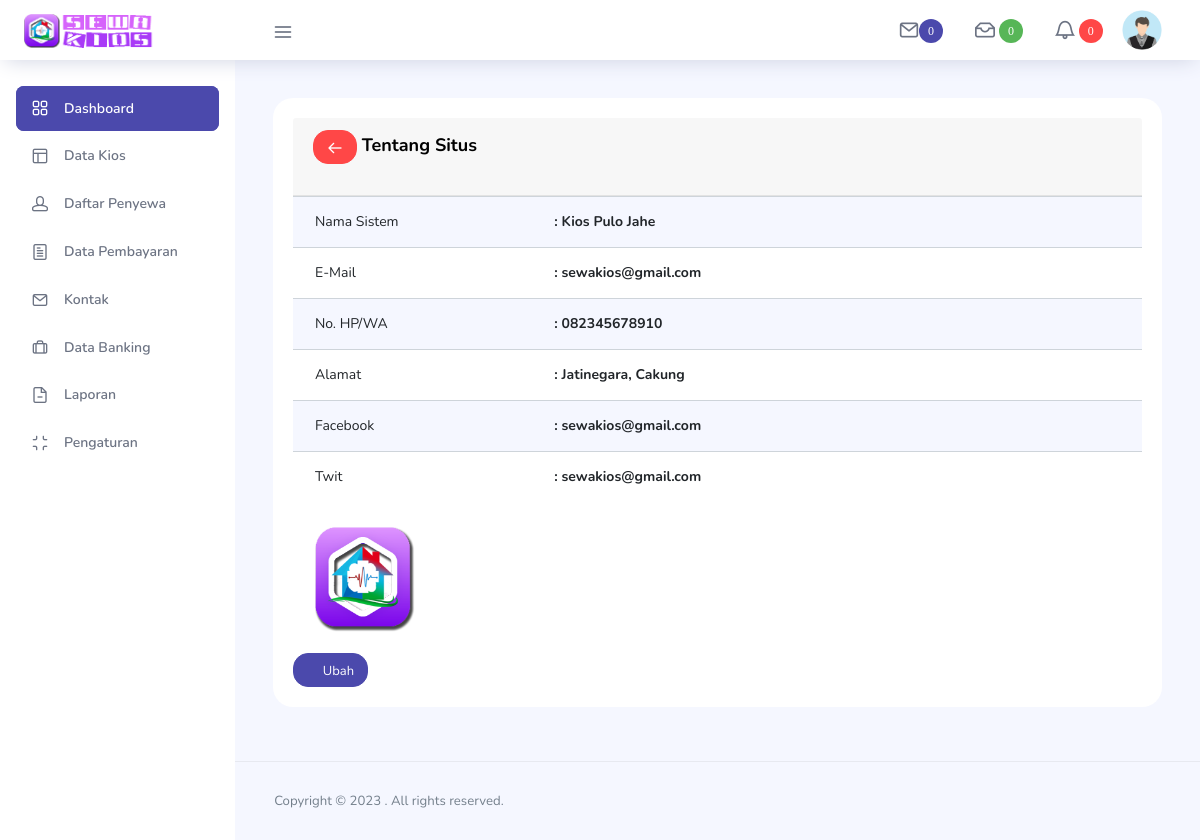
The app's page /media.php?module=setting (signed in) with its own data.
### tables this page shows
CREATE TABLE `user_admin` (
  `id_admin` int(5) NOT NULL,
  `nama` varchar(35) NOT NULL,
  `username` varchar(25) NOT NULL,
  `password` varchar(50) NOT NULL,
  `foto` varchar(30) NOT NULL,
  `akses` enum('1','2') NOT NULL DEFAULT '2'
);

CREATE TABLE `setting_web` (
  `id` int(1) NOT NULL,
  `title` varchar(50) NOT NULL,
  `keyword` varchar(50) NOT NULL,
  `email` varchar(50) NOT NULL,
  `telp` varchar(12) NOT NULL,
  `fb` varchar(35) NOT NULL,
  `twit` varchar(35) NOT NULL,
  `alamat` varchar(50) NOT NULL,
  `logo` varchar(20) NOT NULL
);

### include/akses.php (called while the page is built)
<?php
if($id_admin=$_SESSION['id_admin']){
	$query=mysqli_query($GLOBALS["___mysqli_ston"], "SELECT * FROM user_admin WHERE id_admin='$id_admin'");
	$ran=mysqli_fetch_array($query);
}
elseif ($kd_penyewa=$_SESSION['kd_penyewa']){
	$query1=mysqli_query($GLOBALS["___mysqli_ston"], "SELECT * FROM penyewa WHERE kd_penyewa='$kd_penyewa'");
	$ser=mysqli_fetch_array($query1);
}
?>

### modul/mod_setting/setting.php (the view)
<?php
$query = mysqli_query($GLOBALS["___mysqli_ston"], "SELECT * FROM setting_web");
$data  = mysqli_fetch_array($query);
?>
<div class="row">
<div class="col-md-12 stretch-card grid-margin">
<div class="card">
<div class="card-body">
                                   <div class="card-header">
<p class="card-title"><a href="media.php"><button class='btn btn-danger btn-sm '><i class="icon-arrow-left"></i></button></a> Tentang Situs</p>
                                    </div>
<div class="table-responsive">
<table class="table table-hover table-striped">
<tr>
<td width="250">Nama Sistem</td>
<td width="650"><b>: <?php echo $data['title']; ?></b></td>
</tr>
<tr>
<td>E-Mail</td>
<td><b>: <?php echo $data['email']; ?></b></td>
</tr>
<tr>
<td>No. HP/WA</td>
<td><b>: <?php echo $data['telp']; ?></b></td>
</tr>
<tr>
<td>Alamat</td>
<td><b>: <?php echo $data['alamat']; ?></b></td>
</tr>
<tr>
<td width="250">Facebook</td>
<td width="650"><b>: <?php echo $data['fb']; ?></b></td>
</tr>
<tr>
<td width="250">Twit</td>
<td width="650"><b>: <?php echo $data['twit']; ?></b></td>
</tr>
</table>
<div class="col-md-2 grid-margin stretch-card"
<div class="card tale-bg">
<div class="card-people mt-auto">
<img src="images/<?php echo  $data['logo']; ?>" alt="people">
</div></div></div>
<a href="?module=input_setting&id=<?php echo  $data['id']; ?>"><button class='btn btn-primary btn-sm'><i class='ti-pencil'></i> Ubah</button></a>
</div>
</div>
</div>
</div>

### head.php (shortened to what this page needs)
<?php if($akses=='1'){ ?>
<li class="nav-item dropdown">
<?php
$con =  mysqli_num_rows(mysqli_query($GLOBALS["___mysqli_ston"], "SELECT * FROM kontak WHERE sudahbaca='N'"));
?>
                <a class="nav-link count-indicator dropdown-toggle" id="notificationDropdown" href="#" data-toggle="dropdown">
                  <i class="icon-mail mx-0"><span class="badge badge-primary"> <?php echo $con ?></span></i>
                </a>
              </li>
<li class="nav-item dropdown">
<?php
$bayar = mysqli_query($GLOBALS["___mysqli_ston"], "SELECT * FROM pembayaran WHERE status='belum'");
$kos = mysqli_num_rows($bayar);
?>
            <a class="nav-link count-indicator dropdown-toggle" id="notificationDropdown" href="#" data-toggle="dropdown">
              <i class="icon-archive mx-0">
              <span class="badge badge-success"> <?php echo $kos ?></span></i>
            </a>
          </li>
<li class="nav-item dropdown">
<?php
$sewa = mysqli_query($GLOBALS["___mysqli_ston"], "SELECT * FROM penyewa WHERE validasi='M'");
$member = mysqli_num_rows($sewa);
?>
            <a class="nav-link count-indicator dropdown-toggle" id="notificationDropdown" href="#" data-toggle="dropdown">
              <i class="icon-bell mx-0">
              <span class="badge badge-danger"> <?php echo $member ?></span></i>
            </a>
          </li>
          <li class="nav-item nav-profile dropdown">
            <a class="nav-link dropdown-toggle" href="#" data-toggle="dropdown" id="profileDropdown">
<?php
$foto=$ran['foto'];
if(empty($foto)){
?>
<img src="foto_admin/default.png" alt="Default" />
<?php
} else{
?>
<img src="<?php echo "foto_admin/".$foto; ?>" alt="User">
<?php } ?>
            </a>
          </li>
<?php } ?>

### records on screen
user_admin: foto (placeholder picture)
setting_web: title "Kios Pulo Jahe", email "sewakios@gmail.com", telp "082345678910", alamat "Jatinegara, Cakung", fb "sewakios@gmail.com", twit "sewakios@gmail.com", logo (picture)

### other values on screen
$con "0"
$kos "0"
$member "0"
